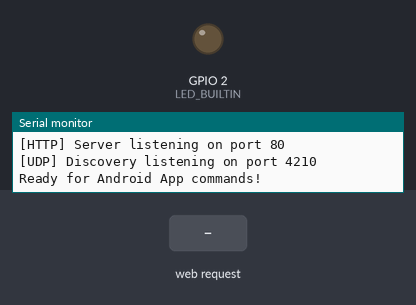
Bench run of a sketch on a simulated ESP8266 (NodeMCU). Parts: output pins drawn as LEDs (lit = HIGH, except the on-board LED, lit = LOW), the last lines printed to the serial monitor. The test bench sets the inputs (shaded band). WiFi joins after 1.5 s; servers stay silent unless stated.

Above: at 3.2 s.
3.3 s: HTTP request GET /led/on received
At 4.5 s:
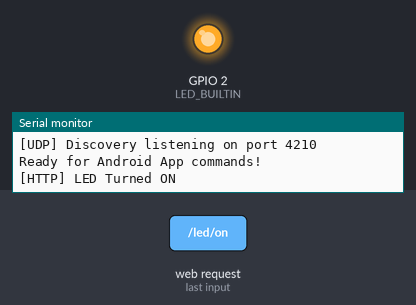
4.8 s: HTTP request GET /led/off received
At 5.6 s:
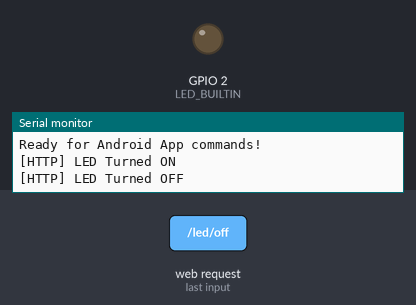
Timing chart, 0 to 7.8 s (numbered marks = the images above; inputs shaded):
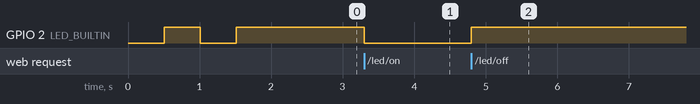

Measured:
- after the input at 3.3 s, GPIO 2 (LED_BUILTIN): HIGH → LOW at once
- after the input at 4.8 s, GPIO 2 (LED_BUILTIN): LOW → HIGH at once

The sketch:

NodeMCU_LED_Controller.ino
```cpp
/*
 * NodeMCU ESP8266 Built-in LED Wi-Fi Controller
 *
 * Features:
 * - Compatible with Android NodeMCU LED Controller App
 * - HTTP REST API on Port 80 (/status, /led/on, /led/off)
 * - UDP Discovery on Port 4210 (Responds to "DISCOVER_NODEMCU")
 * - Built-in LED Active-LOW control (LOW = ON, HIGH = OFF)
 * - Supports Home Router Wi-Fi & Mobile Hotspots (Android/iOS)
 *
 * Instructions:
 * 1. Install ESP8266 Board Package in Arduino IDE:
 *    File -> Preferences -> Additional Board Manager URLs:
 *    http://arduino.esp8266.com/stable/package_esp8266com_index.json
 * 2. Select Board: "NodeMCU 1.0 (ESP-12E Module)"
 * 3. Update WIFI_SSID and WIFI_PASSWORD below.
 * 4. Upload to NodeMCU.
 */

#include <ESP8266WiFi.h>
#include <ESP8266WebServer.h>
#include <WiFiUdp.h>

// ================= USER CONFIGURATION =================
// Replace with your Wi-Fi Router or Phone Hotspot credentials:
const char* WIFI_SSID     = "YOUR_WIFI_SSID";
const char* WIFI_PASSWORD = "YOUR_WIFI_PASSWORD";

// Ports
const uint16_t HTTP_PORT = 80;
const uint16_t UDP_PORT  = 4210;

// Built-in LED definition (NodeMCU ESP-12E uses GPIO 2, Active-LOW)
#ifndef LED_BUILTIN
#define LED_BUILTIN 2
#endif

// ================= GLOBALS =================
ESP8266WebServer server(HTTP_PORT);
WiFiUDP udp;
char udpPacketBuffer[255];
bool ledState = false; // false = OFF, true = ON

// Apply physical state to active-LOW LED
void updatePhysicalLed() {
  // Active-LOW: LOW turns the LED ON, HIGH turns it OFF
  digitalWrite(LED_BUILTIN, ledState ? LOW : HIGH);
}

// Generate JSON status string
String getStatusJson() {
  String json = "{";
  json += "\"device\":\"NodeMCU ESP8266\",";
  json += "\"connected\":true,";
  json += "\"ip\":\"" + WiFi.localIP().toString() + "\",";
  json += "\"led\":\"" + String(ledState ? "ON" : "OFF") + "\",";
  json += "\"ledOn\":" + String(ledState ? "true" : "false") + ",";
  json += "\"httpPort\":" + String(HTTP_PORT) + ",";
  json += "\"udpPort\":" + String(UDP_PORT) + ",";
  json += "\"rssi\":" + String(WiFi.RSSI()) + ",";
  json += "\"uptime\":" + String(millis() / 1000) + ",";
  json += "\"ssid\":\"" + WiFi.SSID() + "\"";
  json += "}";
  return json;
}

// HTTP Helper with CORS headers
void sendJsonResponse(int code, String body) {
  server.sendHeader("Access-Control-Allow-Origin", "*");
  server.sendHeader("Access-Control-Allow-Methods", "GET, POST, OPTIONS");
  server.sendHeader("Access-Control-Allow-Headers", "Content-Type");
  server.send(code, "application/json", body);
}

// Handler: GET / and GET /status
void handleStatus() {
  sendJsonResponse(200, getStatusJson());
}

// Handler: GET /led/on
void handleLedOn() {
  ledState = true;
  updatePhysicalLed();
  Serial.println("[HTTP] LED Turned ON");
  sendJsonResponse(200, getStatusJson());
}

// Handler: GET /led/off
void handleLedOff() {
  ledState = false;
  updatePhysicalLed();
  Serial.println("[HTTP] LED Turned OFF");
  sendJsonResponse(200, getStatusJson());
}

// Handler: 404 Not Found
void handleNotFound() {
  String message = "{\"error\":\"Not Found\",\"path\":\"" + server.uri() + "\"}";
  sendJsonResponse(404, message);
}

void setup() {
  Serial.begin(115200);
  delay(500);
  Serial.println();
  Serial.println("==========================================");
  Serial.println("  NodeMCU ESP8266 LED Wi-Fi Controller   ");
  Serial.println("==========================================");

  // Initialize Built-in LED
  pinMode(LED_BUILTIN, OUTPUT);
  ledState = false;
  updatePhysicalLed();

  // Connect to Wi-Fi
  WiFi.mode(WIFI_STA);
  Serial.print("Connecting to Wi-Fi: ");
  Serial.println(WIFI_SSID);
  WiFi.begin(WIFI_SSID, WIFI_PASSWORD);

  int attempts = 0;
  while (WiFi.status() != WL_CONNECTED && attempts < 40) {
    delay(500);
    Serial.print(".");
    // Blink while connecting
    digitalWrite(LED_BUILTIN, (attempts % 2 == 0) ? LOW : HIGH);
    attempts++;
  }

  // Restore LED OFF state after connection attempt
  ledState = false;
  updatePhysicalLed();

  if (WiFi.status() == WL_CONNECTED) {
    Serial.println("\n[Wi-Fi] Connected successfully!");
    Serial.print("[Wi-Fi] IP Address: ");
    Serial.println(WiFi.localIP());
    Serial.print("[Wi-Fi] Signal Strength (RSSI): ");
    Serial.print(WiFi.RSSI());
    Serial.println(" dBm");
  } else {
    Serial.println("\n[Wi-Fi] Connection failed or timed out.");
    Serial.println("Check SSID/Password or restart board.");
  }

  // Setup HTTP Web Server Endpoints
  server.on("/", HTTP_GET, handleStatus);
  server.on("/status", HTTP_GET, handleStatus);
  server.on("/led/on", HTTP_GET, handleLedOn);
  server.on("/led/off", HTTP_GET, handleLedOff);
  server.onNotFound(handleNotFound);
  server.begin();
  Serial.printf("[HTTP] Server listening on port %d\n", HTTP_PORT);

  // Setup UDP Discovery Server
  udp.begin(UDP_PORT);
  Serial.printf("[UDP] Discovery listening on port %d\n", UDP_PORT);
  Serial.println("Ready for Android App commands!");
}

void loop() {
  // Handle incoming HTTP requests
  server.handleClient();

  // Check for UDP discovery broadcast
  int packetSize = udp.parsePacket();
  if (packetSize > 0) {
    int len = udp.read(udpPacketBuffer, 254);
    if (len > 0) {
      udpPacketBuffer[len] = '\0';
    }
    String message = String(udpPacketBuffer);
    message.trim();

    // Check if discovery ping
    if (message.indexOf("DISCOVER_NODEMCU") >= 0) {
      Serial.printf("[UDP] Discovery request from %s:%d\n",
                    udp.remoteIP().toString().c_str(), udp.remotePort());

      // Prepare Discovery JSON reply
      String reply = "{";
      reply += "\"device\":\"NodeMCU ESP8266\",";
      reply += "\"ip\":\"" + WiFi.localIP().toString() + "\",";
      reply += "\"httpPort\":" + String(HTTP_PORT) + ",";
      reply += "\"udpPort\":" + String(UDP_PORT) + ",";
      reply += "\"ledOn\":" + String(ledState ? "true" : "false");
      reply += "}";

      // Send reply back to requesting device
      udp.beginPacket(udp.remoteIP(), udp.remotePort());
      udp.print(reply);
      udp.endPacket();
      Serial.println("[UDP] Sent discovery reply: " + reply);
    }
  }
}
```
